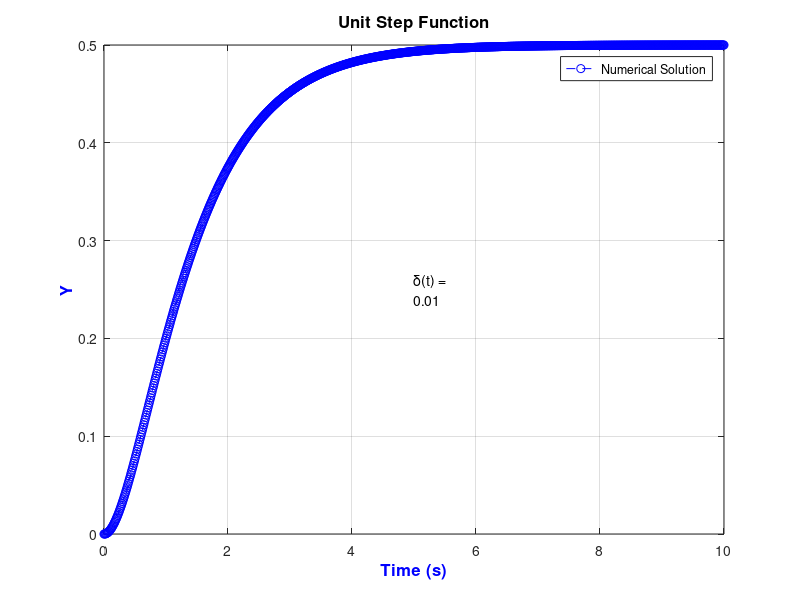

The MATLAB script that drew this image:
clc;
clear all;
close all;

dt=0.01; %time step size
t=0:dt:10; %simulation time
v=0.1*sin(2*pi*t); %input voltage
u=ones(1,length(t)); %u(t) is the step input
dy(1)=0; %initializing
y(1)=0; %initializing

for i=1:length(t) %Euler's method
    ddy(i)=u(i) - 3*dy(i) - 2*y(i);
    dy(i+1)=ddy(i)*dt + dy(i);
    y(i+1)=dy(i)*dt + y(i);
end

y(end)=[]; %deleting last element in vector
plot(t,y,'--ob') %plotting y value vs. time
grid on %turns plot grid marks on
txt = ['\delta(t) = ' char(10) num2str(dt)]; %ignore the sqiggle
text(5,.25,txt) %adds text to center of plot
xticks(0:2:10) %sets tick marks on x axis
legend('Numerical Solution') %legend
xlabel('Time (s)','FontSize',12,'FontWeight','bold','Color','b') 
ylabel('Y','FontSize',12,'FontWeight','bold','Color','b') 
title('Unit Step Function','FontSize',12,'FontWeight','bold')